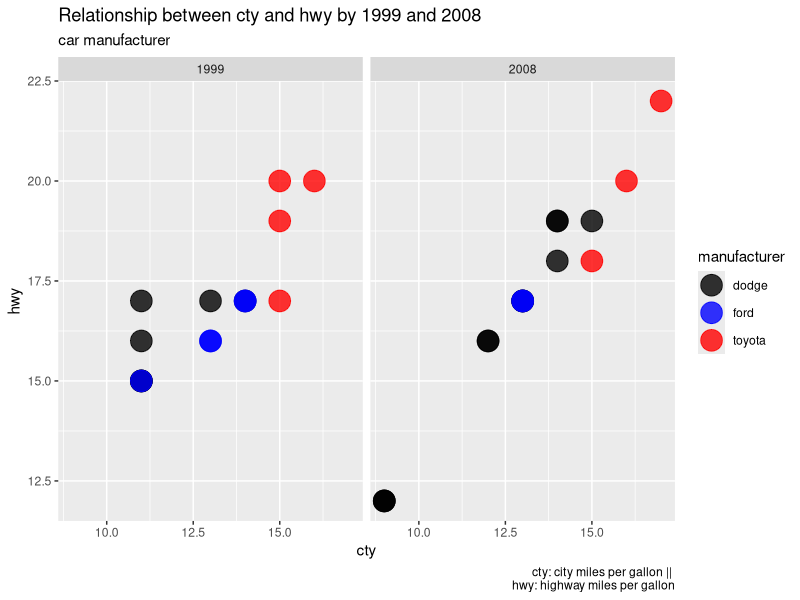
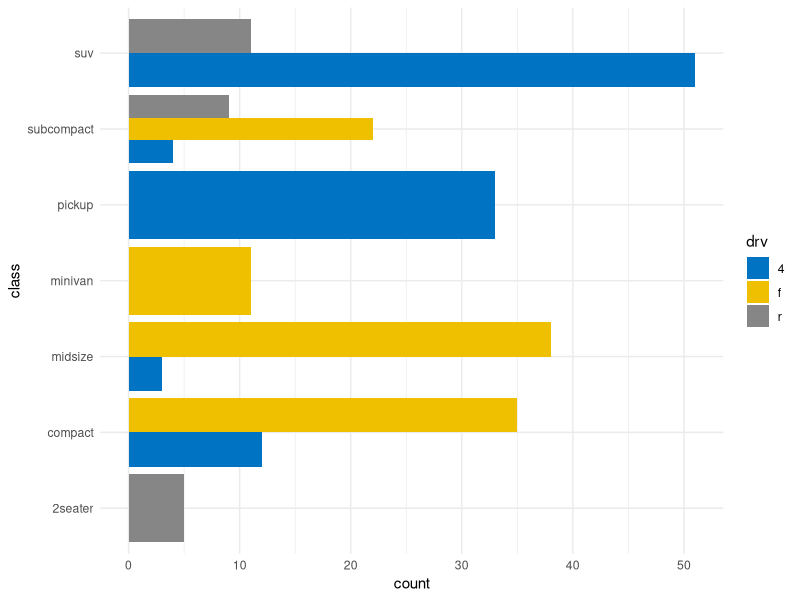

Reproduce these figures in R, in order.
## ---- chunk 1
library(tidyverse)
library(ggplot2)
library(ggsci)
data("mpg")
head(mpg)
## ---- chunk 2
mpg_pickup <- mpg %>% filter(class == "pickup")
ggplot(mpg_pickup, aes(cty,hwy, col = manufacturer)) +
  geom_point(size = 7,alpha = 0.8) + 
  facet_wrap(~year) + 
  scale_color_manual( values = c("black","blue","red")) +
  labs( title = "Relationship between cty and hwy by 1999 and 2008",
        subtitle = "car manufacturer",
        caption = "cty: city miles per gallon || 
        hwy: highway miles per gallon")
## ---- chunk 3
ggplot(mpg, aes(,class,fill = drv)) + 
  geom_bar(position = "dodge") + 
  theme_minimal() +
  scale_fill_jco()
